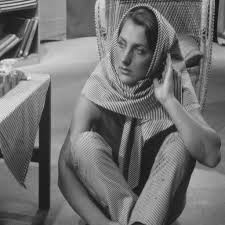
%> input picture IM_03.jpg, 225 x 225 px
$ octave INFO_2020.m   (GNU Octave 9; MATLAB toolbox functions it lacks are replaced by stand-ins)
%> lines starting %> are read from the running program, lines starting %| are printed output that depends on the picture
% Test Traitement d'images

IM = imread('IM_03.jpg');
%> IM is the input picture: size 225x225x3 uint8; min 8, max 235, mean 112.9
IM = rgb2gray(IM);
%> IM: size 225x225 uint8
%% Egalisation
Im1 = double(IM);
Im1 = 255*(Im1-min(Im1(:)))/(max(Im1(:))-min(Im1(:)));
Im1 = uint8(Im1);
%> Im1: size 225x225 uint8
%% Modification Histogramme
Imax = 128;
Imin = 64;
Im2 = double(IM);
Im2 = (Im2-min(Im2(:)))/(max(Im2(:))-min(Im2(:)));
Im2 = (Imax-Imin)*Im2 + Imin;
Im2 = uint8(Im2);
%> Im2: size 225x225 uint8

subplot(3,2,1);
imshow(IM);
subplot(3,2,2);
imhist(IM,255);

subplot(3,2,3);
imshow(Im1);
subplot(3,2,4);
imhist(Im1,255);

subplot(3,2,5);
imshow(Im2);
subplot(3,2,6);
imhist(Im2,255);

%% N間atif d'une image
figure;
imshow(255-IM)

%% Filtrage des images
IM = imread('IM_04.jpg');
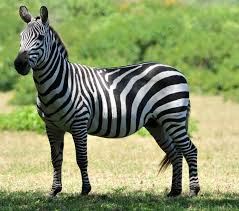
%> input picture IM_04.jpg, 239 x 211 px
%> IM is the input picture: size 211x239x3 uint8; mean R, G, B 137.3, 148.8, 103
IM = rgb2gray(IM);
%> IM: size 211x239 uint8
IM = double(IM);
%> IM: size 211x239 double
Hv = (1/6)*[-1 -1 -1;0 0 0; 1 1 1];
Hh = Hv';
Hd1 = (1/(4*sqrt(2)))*[0 0 0 0 -1;0 0 0 -1 0;0 0 0 0 0;0 1 0 0 0;1 0 0 0 0];
Hd2 = -1*flipud(Hd1);
Im1 = abs(imfilter(IM,Hv));
%> Im1: size 211x239 double
Im2 = abs(imfilter(IM,Hh));
%> Im2: size 211x239 double
Im3 = abs(imfilter(IM,Hd1));
Im4 = abs(imfilter(IM,Hd2));
Im5 = sqrt(0.25*(Im1.^2 + Im2.^2 + Im1.^3 + Im2.^4));
Im6 = sqrt(0.5*(Im1.^2 + Im2.^2));
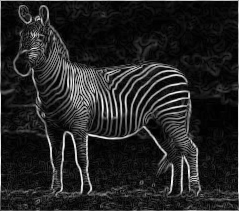
%> Im6: size 211x239 double; min 0, max 84.38, mean 12.1; drawn with min black and max white

figure;
subplot(1,3,1);
imagesc(Im5); colormap gray
subplot(1,3,2);
imagesc(Im6); colormap gray
subplot(1,3,3);
imagesc(max(Im3,2*mean(Im5(:)))); colormap gray
%> after `colormap gray`:
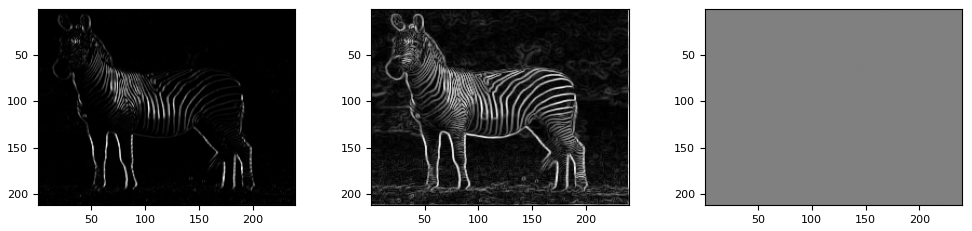
%> figure redrawn from the program's plot data, 3 panels


%% Filtre passe bas id閍l
IM = imread('IM_04.jpg');
IM = rgb2gray(IM);
IM = double(IM);
N = (-63:63)/3;
M = (-63:63)/3;
[N,M] = meshgrid(N,M);
H = sinc(N).*sinc(M);
figure;
mesh(H);
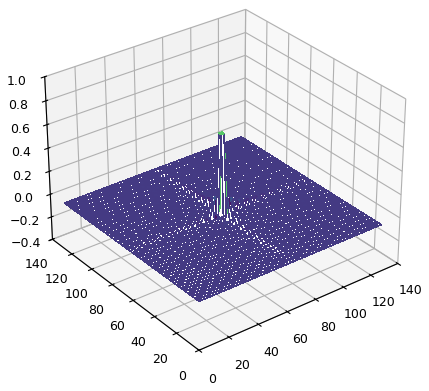
%> figure redrawn from the program's plot data
figure;
imagesc(abs(fftshift(fft2(H))))
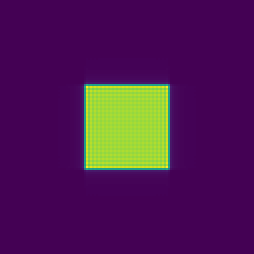
%> displayed picture: size 127x127x3, on the screen's scale of 0 to 255 (shown 2 times larger); mean R, G, B 77.7, 25.9, 82.3
IM = imread('IM_04.jpg');
IM = rgb2gray(IM);
IM = double(IM);
Im1 = (imfilter(IM,H));
 imagesc(Im1); colormap gray; axis equal

 %% Filtre passe bas non id閍l
 IM = imread('IM_04.jpg');
IM = rgb2gray(IM);
IM = double(IM);
N = (-63:63);
M = (-63:63);
[N,M] = meshgrid(N,M);
H = exp(-0.5*(N.^2 + M.^2)/(1^2));
HF = fftshift(fft2(H));
HF = HF/max(abs(HF(:)));
HF = (1-abs(HF));
HH = ifft2(ifftshift(HF));

figure;
subplot(2,1,1);
mesh(HH);
subplot(2,1,2);
mesh(abs(HF))
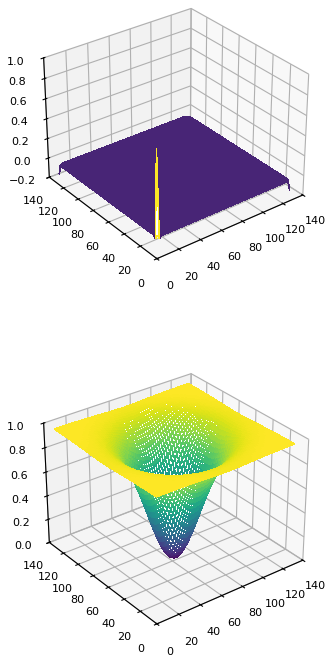
%> figure redrawn from the program's plot data, 2 panels
IM = imread('IM_04.jpg');
IM = rgb2gray(IM);
IM = double(IM);
Im1 = (imfilter(IM,HH));
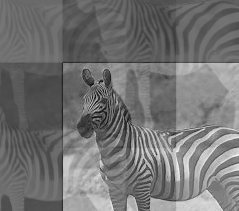
%> Im1: size 211x239 double; min -149.4, max 174.3, mean -3.4; drawn with min black and max white
figure;
 imagesc(IM); colormap gray; axis equal
figure;
 imagesc(Im1); colormap gray; axis equal
